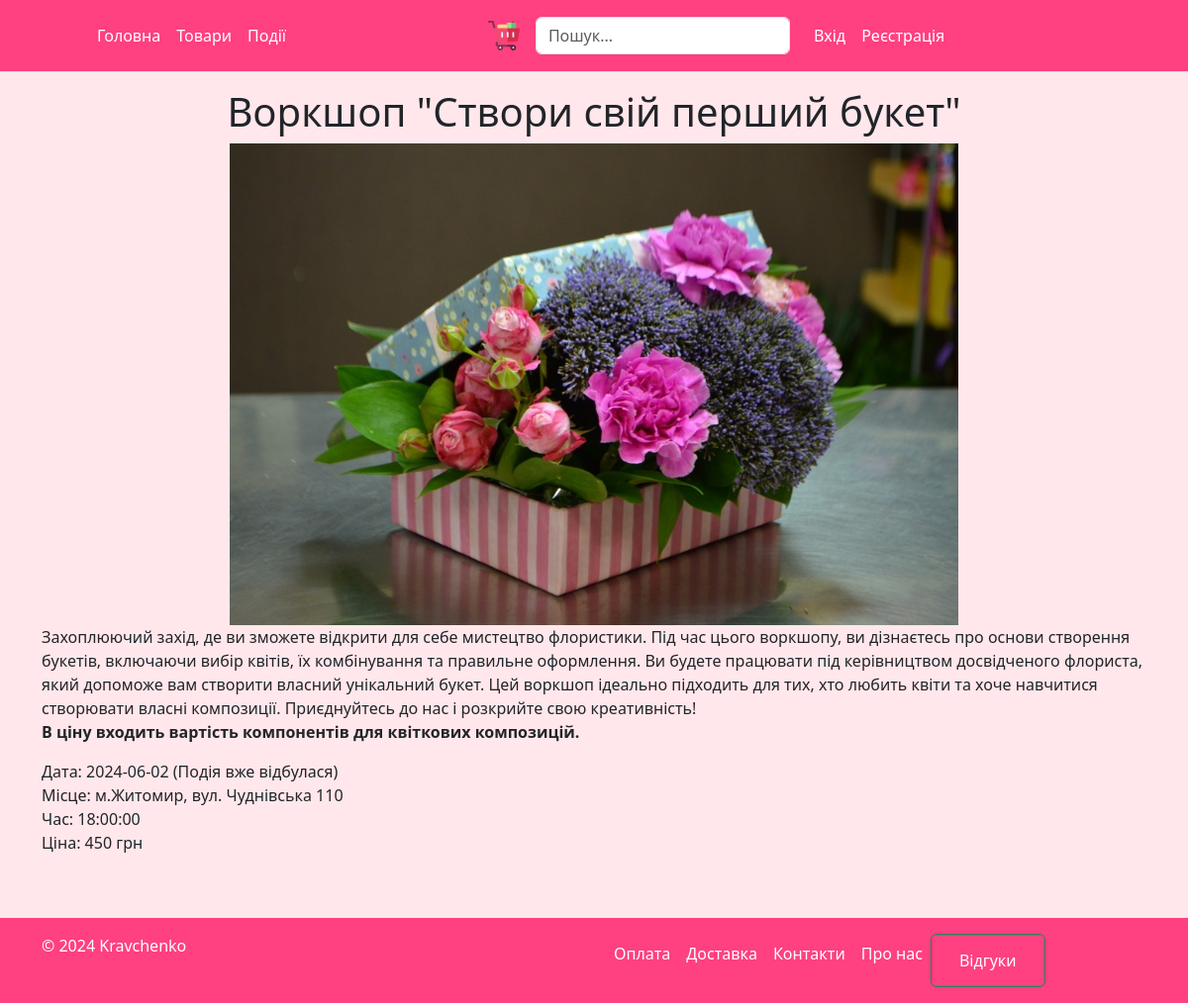
The app's page /events/show/2 with its own data.
### tables this page shows
CREATE TABLE IF NOT EXISTS `event` (
  `id` int NOT NULL AUTO_INCREMENT,
  `title` varchar(50) NOT NULL,
  `description` text NOT NULL,
  `date` date NOT NULL,
  `time` time NOT NULL,
  `place` varchar(50) NOT NULL,
  `price` int NOT NULL DEFAULT '0',
  `image` varchar(250) NOT NULL,
  `isShow` tinyint(1) NOT NULL DEFAULT '1',
  PRIMARY KEY (`id`)
);

### Core/Controller.php (called while the page is built, shortened)
<?php
class Controller
{
    protected Template $template;
    public function __construct()
    {
        $action = Core::get()->action_name;
        $module = Core::get()->module_name;
        $path = "Views/$module/$action.php";
        $this->template = new Template($path);
    }
    public function render($path_to_view = null)
    {
        return [
            'content' => $this->template->get_html(),
        ];
    }
}

### Controllers/EventsController.php (called while the page is built, shortened)
<?php
class EventsController extends Controller
{
    public function action_show($params){
        $event = Event::find_by_id($params[0]);
        return $this->render();
    }
}
?>

### Core/Router.php (called while the page is built, shortened)
<?php
class Router
{
    protected $route;
    public function __construct($route)
    {
        $this->route = $route;
    }
    public function run()
    {
        $parts = explode('/', $this->route);
        $controller = 'Controllers\\' . ucfirst($parts[0]) . 'Controller';
        $method = 'action_' . strtolower($parts[1]);
        if (class_exists($controller)) {
            $controller_object = new $controller();
            if (method_exists($controller, $method)) {
                array_splice($parts, 0, 2);
                return $controller_object->$method($parts);
            } else {
                return $this->error(404);
            }
        } else {
            return $this->error(404);
        }
    }
}

### Core/Core.php (called while the page is built, shortened)
<?php
class Core
{
    public $defaullt_layout_path = 'views/layouts/index.php';
    public $template;
    private static $instance;
    private function __construct()
    {
        $this->template = new Template($this->defaullt_layout_path);
        $host = Config::get()->dbHost;
        $dbname = Config::get()->dbName;
        $login = Config::get()->dbLogin;
        $password = Config::get()->dbPassword;
        $this->db = new DB($host, $dbname, $login, $password);
        $this->session = new Session();
    }
    public function run($route)
    {
        $this->router = new Router($route);
        $params = $this->router->run();
        if (!empty($params)) {
            $this->template->set_params($params);
        }
    }
    public function done()
    {
        $this->template->display();
    }
    public static function get()
    {
        if (empty(self::$instance)) {
            self::$instance = new self();
        }
        return self::$instance;
    }
}

### index.php (called while the page is built, shortened)
<?php
function autoload($class_name){
    $path = str_replace( '\\', '/', $class_name.'.php');
}
if(isset($_GET['route'])){
    $route = $_GET['route'];
} else {
    $route = '';
}
$core = Core::get();
$core -> run($route);
$core -> done();

### Core/DB.php (called while the page is built, shortened)
<?php
class DB
{
    public $pdo;
    public function __construct($host, $dbname, $login, $password)
    {
        $this->pdo = new \PDO(
            "mysql:host=$host;dbname=$dbname",
            $login,
            $password,
            [
                \PDO::ATTR_ERRMODE => \PDO::ERRMODE_EXCEPTION,
                \PDO::ATTR_DEFAULT_FETCH_MODE => \PDO::FETCH_ASSOC
            ]
        );
    }
    protected function where($where)
    {
        if (is_array($where)) {
            $where_string = 'WHERE ';
            $where_fields = array_keys($where);
            $parts = [];
            foreach ($where_fields as $field) {
                $parts[] = "$field = :$field";
            }
            $where_string .= implode(' AND ', $parts);
        } else {
            if (is_string($where)) {
                $where_string = "WHERE $where";
            } else {
                $where_string = '';
            }
        }
        return $where_string;
    }
    public function select($table, $fields = '*', $where = null)
    {
        if (is_array($fields)) {
            $fields_string = implode(',', $fields);
        } else {
            if (is_string($fields)) {
                $fields_string = $fields;
            } else {
                $fields_string = '*';
            }
        }
        $where_string = $this->where($where);
        $sql = "SELECT $fields_string FROM $table $where_string";
        $sth = $this->pdo->prepare($sql);
        if (is_array($where)) {
            foreach ($where as $key => $value) {
                $sth->bindValue(":".$key, $value);
            }
        }
        $sth->execute();
        return $sth->fetchAll();
    }
}

### Core/Model.php (called while the page is built, shortened)
<?php
class Model
{
    protected static $primary_key = 'id';
    protected static $table_name = '';
    public static function find_by_id($id)
    {
        $arr = Core::get()->db->select(static::$table_name, '*', [static::$primary_key => $id]);
        if (count($arr) > 0) {
            return $arr[0];
        } else {
            return null;
        }
    }
}

### Core/Config.php (called while the page is built, shortened)
<?php
class Config
{
    protected $params;
    protected static $instance;
    private function __construct()
    {
        $directory = 'Config';
        $config_files = scandir($directory);
        foreach ($config_files as $config_file) {
            if (substr($config_file, -4) == '.php') {
                $path = $directory . '/' . $config_file;
            }
        }
        $this->params = [];
    }
    public static function get()
    {
        if (empty(self::$instance)) {
            self::$instance = new self();
        }
        return self::$instance;
    }
    public function __set($name, $value)
    {
        $this->params[$name] = $value;
    }
    public function __get($name)
    {
        return $this->params[$name];
    }
}

### Config/config.php (called while the page is built)
<?php
$Config[] = [
    'title' => 'Tactic Flower shop',
    'adminEmail' => 'ipz222_kkm@student.ztu.edu.ua',
    'phone' => '+380 66 123 4567',
    'adress' => 'Zhytomyr, Ukraine',
];

### Config/database.php (called while the page is built)
<?php
$Config[] = [
    'dbHost' => 'localhost:3308',
    'dbName' => 'shop',
    'dbLogin' => 'root',
    'dbPassword' => '',
];

### Core/Session.php (called while the page is built, shortened)
<?php
class Session
{
    public function get($name)
    {
        if (empty($_SESSION[$name])) {
            return null;
        }
        return $_SESSION[$name];
    }
}

### Models/Users.php (called while the page is built, shortened)
<?php
class Users extends Model
{
    public static function is_user_logged()
    {
        return !empty(Core::get()->session->get('user'));
    }
}

### Views/Events/show.php (the view, shortened to what this page needs)
<div class="container">
  <h1 class="text-center"><?php echo $this->event['title']; ?></h1>
  <div class="row text-center">
    <div class="col-md-2"></div>
    <div class="col-md-8">
      <img src="<?php echo $this->event['image']; ?>" alt="<?php echo $this->event['title']; ?>" class="img-fluid">
    </div>
    <div class="col-md-2"></div>
  </div>
  <div class="row mb-5">
    <div>
      <p><?php echo $this->event['description']; ?></p>
      <p>Дата:
        <?php echo $this->event['date']; if ($this->event['date'] < date('Y-m-d')) echo " (Подія вже відбулася)"; ?><br>
        Місце: <?php echo $this->event['place']; ?><br>
        Час: <?php echo $this->event['time']; ?><br>
        Ціна: <?php echo $this->event['price'] ? $this->event['price'] . " грн" : "Безкоштовно"; ?></p>
    </div>
  </div>
</div>

### Core/Template.php (shortened to what this page needs)
<?php
class Template
{
    protected $template_file_path;
    protected $params_array;
    public function __get($name)
    {
        return $this->params_array[$name];
    }
    public function __construct($template_file_path)
    {
        $this->template_file_path = $template_file_path;
        $this->params_array = [];
    }
    public function set_param($params_name, $params_value)
    {
        $this->params_array[$params_name] = $params_value;
    }
    public function get_html()
    {
        include($this->template_file_path);
        $str = ob_get_contents();
        return $str;
    }
    public function display()
    {
        echo $this->get_html();
    }
}

### Views/Layouts/index.php (shortened to what this page needs)
<!doctype html>
<html lang="uk">
<head>
  <link href="https://cdn.jsdelivr.net/npm/bootstrap@5.3.3/dist/css/bootstrap.min.css" rel="stylesheet"
>
  <link href="/css/style.css" rel="stylesheet">
</head>
<body class="d-flex flex-column min-vh-100" style="background-color: #ffe7eb;">
  <header class="p-3 mb-3 border-bottom bg-pink-dark">
    <div class="container">
      <div class="d-flex flex-wrap align-items-center justify-content-center justify-content-lg-start">
        <a href="/" class="d-flex align-items-center mb-2 mb-lg-0 link-body-emphasis text-decoration-none">
          <svg class="bi me-2" width="40" height="32" role="img" aria-label="Bootstrap">
            <use xlink:href="#bootstrap"></use>
          </svg>
        </a>
        <ul class="nav col-12 col-lg-auto me-lg-auto mb-2 justify-content-center mb-md-0">
          <li><a href="/" class="nav-link px-2 link-secondary text-white">Головна</a></li>
          <li><a href="/items" class="nav-link px-2 link-body-emphasis text-white">Товари</a></li>
          <li><a href="/events" class="nav-link px-2 link-body-emphasis text-white">Події</a></li>
        </ul>
        <div class="cart me-3">
          <a href="/cart" class="link-secondary">
            <img src="/images/cart.png" , alt="cart" width="32" height="32">
          </a>
        </div>
        <form class="col-12 col-lg-auto mb-3 mb-lg-0 me-lg-3" role="search" action="/items/search" method="post">
          <input type="search" class="form-control" placeholder="Пошук..." aria-label="Search" name="query">
        </form>
        <?php if (!Users::is_user_logged()) : ?>
        <ul class="nav col-12 col-lg-auto me-lg-auto mb-2 justify-content-center mb-md-0">
          <li><a href="/users/login" class="nav-link px-2 link-body-emphasis text-white">Вхід</a></li>
          <li><a href="/users/register" class="nav-link px-2 link-body-emphasis text-white">Реєстрація</a></li>
        </ul>
        <?php endif; ?>
      </div>
    </div>
  </header>
  <div>
    <?= $content ?>
  </div>
  <footer class="py-3 mt-auto bg-pink-dark">
    <div class="container">
      <div class="row">
        <div class="col-2 text-white">© 2024 Kravchenko </div>
        <div class="col-4"></div>
        <div class="col-6">
          <ul class="nav">
            <li class="nav-item"><a href="/info/payments" class="nav-link px-2 text-white">Оплата</a></li>
            <li class="nav-item"><a href="/info/delivery" class="nav-link px-2 text-white">Доставка</a></li>
            <li class="nav-item"><a href="/info/contacts" class="nav-link px-2 text-white">Контакти</a></li>
            <li class="nav-item"><a href="/info/about" class="nav-link px-2 text-white">Про нас</a></li>
            <li class="nav-item btn btn-outline-success"><a href="/review" class="nav-link text-white">Відгуки</a>
            </li>
          </ul>
        </div>
      </div>
    </div>
  </footer>
</body>
</html>

### css/style.css (style rules this page uses)
.bg-pink-dark { background-color: #ff4081; }

### records on screen
event: title "Воркшоп \"Створи свій перший букет\"", image (picture), description "Захоплюючий захід, де ви зможете відкрити для себе мистецтво флористики. Під час цього воркшопу, ви дізнаєтесь про основи створення букетів, включаючи вибір квітів, їх комбінування та правильне оформлення. Ви будете працювати під керівництвом досвідченого флориста, який допоможе вам створити власний унікальний букет. Цей воркшоп ідеально підходить для тих, хто любить квіти та хоче навчитися створювати власні композиції. Приєднуйтесь до нас і розкрийте свою креативність! В ціну входить вартість компонентів для квіткових композицій.", date "2024-06-02", place "м.Житомир, вул. Чуднівська 110", time "18:00:00", price "450"
